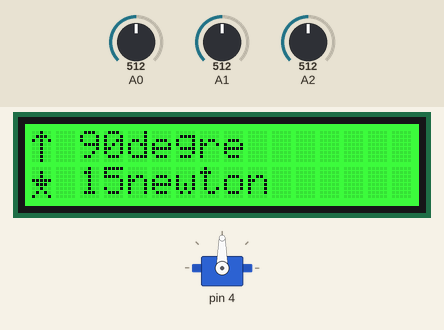
Recording of a sketch running on a simulated Arduino Uno, built with avr-gcc and run on an emulated ATmega328P. Parts: servo, 16×2 character LCD. Inputs (shaded band) come from the test bench; at power-on: A0 = 512, A2 = 512, A1 = 512.

Above: at 1.3 s.
1.4 s: A0 set to 473
At 1.46 s:
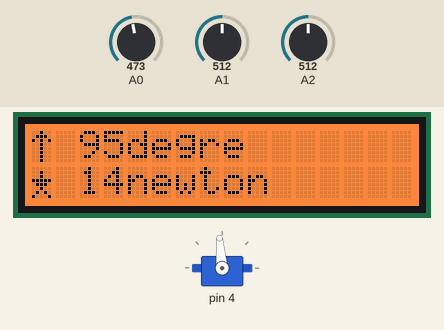
3.1 s: A2 set to 306
At 3.26 s:
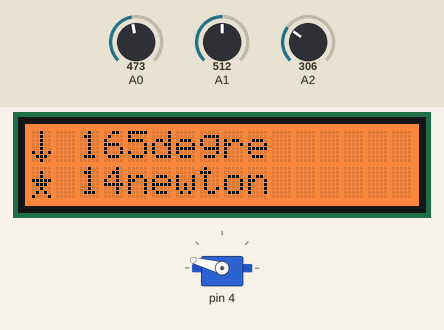
4.9 s: A2 set to 481
6.8 s: A2 set to 506
8.3 s: A0 set to 510
At 8.9 s:
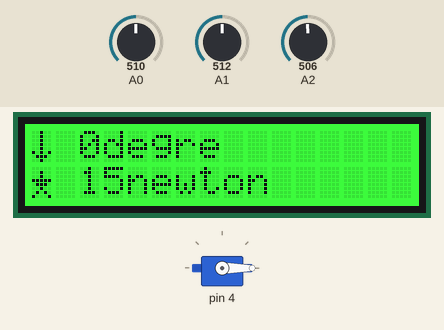
9.8 s: A0 set to 660
At 11.3 s:
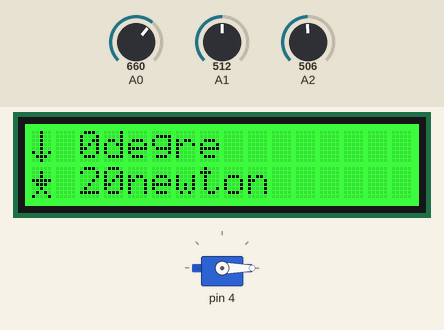
Timing chart, 0 to 12.3 s (numbered marks = the images above; inputs shaded):
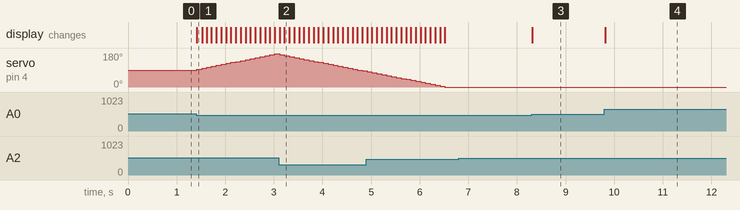

Measured:
- the behaviour switches between 488 and 487 on A0 (found by bisection; images 0 and 1)
- after the input at 1.4 s, servo on pin 4: moves from 90° to 175° over 1.6 s, starting at once; the display: first changes at once (image 1 shows a later state)
- after the input at 3.1 s, the display: first changes at once (image 2 shows a later state)
- after the input at 6.8 s, every drawn part: stays the same
- after the input at 8.3 s, the display: changes at once (image 3)
- after the input at 9.8 s, the display: changes at once (image 4)

The sketch:

main.ino
```cpp
#include <Wire.h>
#include "rgb_lcd.h"
#include <Servo.h>

struct AnalogBranches
{
  const int pressureSensor = A0;
  const int joystickAxisX = A1;
  const int joystickAxisY = A2;
};
struct DigitalBranches
{
  const int servomotor = 4;
};

struct PreviousMillis
{
  unsigned long servo = 0;
  const unsigned int servoDelay = 100;
};

struct Symbols
{
  byte arrowUp[8] = {
      0b00100, //   ●
      0b01110, //  ●●●
      0b10101, // ● ● ●
      0b00100, //   ●
      0b00100, //   ●
      0b00100, //   ●
      0b00100, //   ●
      0b00100  //   ●
  };

  byte arrowDown[8] = {
      0b00100, //   ●
      0b00100, //   ●
      0b00100, //   ●
      0b00100, //   ●
      0b00100, //   ●
      0b10101, // ● ● ●
      0b01110, //  ●●●
      0b00100  //   ●
  };
  byte arrowLeft[8] = {
      0b00100,
      0b01000,
      0b11111,
      0b01000,
      0b00100,
      0b00000,
      0b00000,
      0b00000};

  byte arrowRight[8] = {
      0b00100,
      0b00010,
      0b11111,
      0b00010,
      0b00100,
      0b00000,
      0b00000,
      0b00000};

  byte centerDot[8] = {
      0b00000,
      0b00000,
      0b00000,
      0b00100,
      0b00100,
      0b00000,
      0b00000,
      0b00000};
  byte star[8] = {
      0b00000,
      0b00100,
      0b00100,
      0b11111,
      0b01110,
      0b00100,
      0b01010,
      0b10001};
};

struct Data
{
  int servoAlpha = 0;
  int tempoServoAlpha = -1;
  unsigned const int servoStep = 5;
  unsigned const int servoMaxAlpha = 180;
  bool blinkLED = false;
  int pressure = 0;
  int tempoPressure = -1;
  int objectDetected = false;
  unsigned const int maxRawPressureSensor = 650;
  unsigned const int maxForcePressureSensorOnObject = 15;
  unsigned const int serialBaud = 9600;
  struct maxRawJoyStickPosition
  {
    unsigned const int leftDown = 500;
    unsigned const int rightUp = 511;
  };
};

Servo servomotor;
rgb_lcd lcd;
AnalogBranches analogBranches;
DigitalBranches digitalBranches;
PreviousMillis prevMillis;
Data data;
Symbols symbols;

class JoyStickReader
{
public:
  JoyStickReader() {}

public:
  struct JoyStickPosition
  {
    bool left;
    bool right;
    bool up;
    bool down;
  };
  JoyStickPosition readPosition()
  {
    raw_joystick_axis_x = analogRead(joystickAxis_x_branch);
    raw_joystick_axis_y = analogRead(joystickAxis_y_branch);

    JoyStickPosition pos;
    pos.left = raw_joystick_axis_x < 500;
    pos.right = raw_joystick_axis_x > 511;

    pos.up = raw_joystick_axis_y > 511;
    pos.down = raw_joystick_axis_y < 500;

    return pos;
  }

  String getDirection()
  {
    JoyStickPosition pos = readPosition();

    if (pos.left && !pos.up && !pos.down)
    {
      return "left";
    }
    else if (pos.left && pos.up)
    {
      return "left-up";
    }
    else if (pos.left && pos.down)
    {
      return "left-down";
    }
    else if (pos.right && !pos.up && !pos.down)
    {
      return "right";
    }
    else if (pos.right && pos.up)
    {
      return "right-up";
    }
    else if (pos.right && pos.down)
    {
      return "right-down";
    }
    else if (pos.up)
    {
      return "up";
    }
    else if (pos.down)
    {
      return "down";
    }
    else
    {
      return "center";
    }
  }

private:
  const int joystickAxis_x_branch = analogBranches.joystickAxisX;
  const int joystickAxis_y_branch = analogBranches.joystickAxisY;
  int raw_joystick_axis_x;
  int raw_joystick_axis_y;
};

int pressureSensorReader()
{
  const int maxRaw = data.maxRawPressureSensor;
  const int rawRead = analogRead(analogBranches.pressureSensor);
  const int rawValue = rawRead > maxRaw ? maxRaw : rawRead;
  return map(rawValue, 0, maxRaw, 0, 20);
}

JoyStickReader joystick;

void setup()
{
  Serial.begin(data.serialBaud);
  servomotor.attach(digitalBranches.servomotor);
  data.servoAlpha = servomotor.read();
  lcd.begin(16, 2);
  lcd.setRGB(80, 200, 120);
  lcd.createChar(0, symbols.arrowUp);
  lcd.createChar(1, symbols.arrowDown);
  lcd.createChar(2, symbols.arrowRight);
  lcd.createChar(3, symbols.arrowLeft);
  lcd.createChar(4, symbols.centerDot);
  lcd.createChar(5, symbols.star);
  lcd.home();
}

void loop()
{
  JoyStickReader::JoyStickPosition position = joystick.readPosition();
  String direction = joystick.getDirection();
  data.pressure = pressureSensorReader();
  unsigned long currentMillis = millis();
  data.objectDetected = data.pressure >= data.maxForcePressureSensorOnObject;

  if (currentMillis - prevMillis.servo >= prevMillis.servoDelay)
  {
    prevMillis.servo = currentMillis;
    if (position.up && !data.objectDetected)
    {
      data.servoAlpha = data.servoAlpha < data.servoMaxAlpha ? data.servoAlpha + data.servoStep : data.servoMaxAlpha;
      servomotor.write(data.servoAlpha);
    }
    else if (position.down)
    {
      data.servoAlpha = data.servoAlpha > 0 ? data.servoAlpha - data.servoStep : 0;
      servomotor.write(data.servoAlpha);
    }
  }
  toggleBlinkScreen(position, data.objectDetected);
  if (data.tempoServoAlpha != data.servoAlpha)
  {
    lcd.home();
    if (position.up)
    {
      lcd.write(byte(0));
    }
    if (position.down)
    {
      lcd.write(byte(1));
    }

    lcd.print(" ");
    lcd.print(data.servoAlpha);
    lcd.print("degre ");
    data.tempoServoAlpha = data.servoAlpha;
  }

  if (direction == "center")
  {
    lcd.setCursor(0, 0);
    lcd.write(byte(4));
  }
  if (data.pressure != data.tempoPressure)
  {
    lcd.setCursor(2, 1);
    lcd.print(data.pressure);
    lcd.print("newton ");
    data.tempoPressure = data.pressure;

    if (data.objectDetected)
    {
      lcd.setCursor(0, 1);
      lcd.write(byte(5));
    }
    else
    {
      if (direction == "center")
      {
        lcd.setCursor(0, 1);
        lcd.print(" ");
      }
    }
  }
}

void toggleBlinkScreen(JoyStickReader::JoyStickPosition position, bool detected)
{
  if (detected)
  {
    lcd.setRGB(0, 255, 0);
    lcd.noBlinkLED();
    data.blinkLED = false;
  }
  else
  {
    if (!data.blinkLED && (position.up || position.down) && (data.servoAlpha != data.servoMaxAlpha && data.servoAlpha != 0))
    {
      lcd.blinkLED();
      data.blinkLED = true;
      lcd.setRGB(255, 100, 0);
    }
    if (data.blinkLED && !position.up && !position.down || (data.servoAlpha == data.servoMaxAlpha || data.servoAlpha == 0))
    {
      lcd.noBlinkLED();
      data.blinkLED = false;
      lcd.setRGB(80, 200, 120);
    }
    if (!position.up && !position.down)
    {
      lcd.setRGB(80, 200, 120);
    }
  }
}
```
